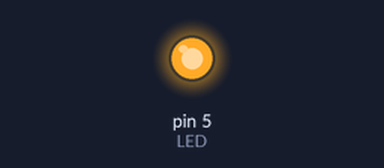
The sketch below on a simulated Arduino Uno, built with avr-gcc and run on an emulated ATmega328P. Parts: output pins drawn as LEDs (lit = HIGH). What the sketch prints to the serial monitor is not drawn.

Above: at 2.6 s.
At 6.6 s:
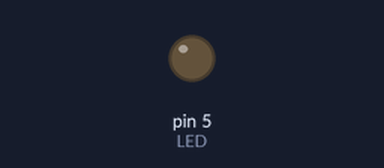
Timing chart, 0 to 11.0 s (numbered marks = the images above):
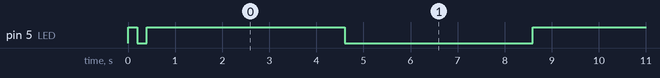

Measured:
- by itself, pin 5 (LED): repeats every 8.2 s: HIGH 4.2 s, LOW 4.0 s

The sketch:

send_Blink_250kbps.ino
```cpp
// demo: CAN-BUS Shield, send data
#include <mcp_can.h>
#include <SPI.h>

// the cs pin of the version after v1.1 is default to D9
// v0.9b and v1.0 is default D10
const int SPI_CS_PIN = 9;
const int LED=5;
MCP_CAN CAN(SPI_CS_PIN);                                    // Set CS pin

void setup()
{
    Serial.begin(9600);
     pinMode(LED,OUTPUT);
     digitalWrite(LED,LOW);

START_INIT:

    if(CAN_OK == CAN.begin(CAN_250KBPS,MCP_8MHz))                   // init can bus : baudrate = 500k
    {
        Serial.println("CAN BUS Shield init ok!");
          digitalWrite(LED,HIGH);
           delay(200);
           digitalWrite(LED,LOW);
           delay(200);
           digitalWrite(LED,HIGH);
           delay(200);
           digitalWrite(LED,LOW);
    }
    else
    {
        Serial.println("CAN BUS Shield init fail");
        Serial.println("Init CAN BUS Shield again");
        digitalWrite(LED,HIGH);
           delay(100);
           digitalWrite(LED,false);
           delay(200);
           digitalWrite(LED,HIGH);
           delay(100);
           digitalWrite(LED,false);
           delay(200);
           digitalWrite(LED,HIGH);
           delay(800);
            digitalWrite(LED,false);
           delay(200);
        goto START_INIT;
    }

}

unsigned char stmpON[8] = {0,0,1,0,0,0,0,0};
unsigned char stmpOFF[8] = {0,0,0,0,0,0,0,0};

void loop()
{   Serial.println("In loop");
    // send data:  id = 0x00, standrad frame, data len = 8, stmp: data buf
    CAN.sendMsgBuf(0x80,0, 8, stmpON);
      digitalWrite(LED,HIGH);
    delay(4000);                       // send data per 100ms
     CAN.sendMsgBuf(0x80,0, 8, stmpOFF);
                          // send data per 100ms
     digitalWrite(LED,LOW);
      delay(4000);
}

/*********************************************************************************************************
  END FILE
*********************************************************************************************************/
```
